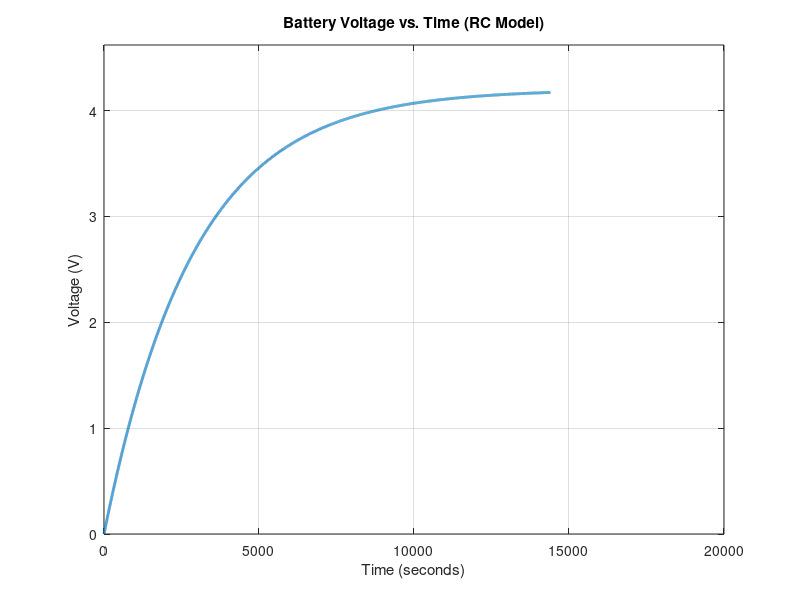

Write the MATLAB code that produced this figure.
%%         --- Battery Charging Model Script ---
% This script models the voltage of a lithium-ion battery ...
% over time using parameters from the Panasonic NCA103450 battery

% Clear workspace and command window for a clear run
clear , clc, close all;

%% 1. Define Constants using Panasonic NCA103450
V_max = 4.2;    % Maximum Charging Voltage (V)
R = 0.25;       % Equivalent Resistance (Ohms)
C = 11520;      % Equivalent Capacitance (Farads)
% Note: R and C are estimated based on the specified standard charging time
% of 4.0 hours. All calculations and reasoning are shown in 'Voltage Model
% Calculations' pdf.

%% 2. Set up Time Vector
% Defines the simulation time to be long enough to see a full charge.
% A good rule of thumb is 5*(R*C) reaches ~99.3% charge.
tau = R * C;
t_end = 5 * tau;    % End time for simulation (seconds) (std. 4.0 hours)
t = 0:1:t_end;      % Time vector from 0 to t_end, with 1-second steps

%% 3. Calculate Voltage Over Time
% Implements the charging equation V(t) = V_max * (1-e^(-t/tau))
V_t = V_max * (1 - exp(-t / tau));

%% 4. Graphing Plot (for verification)
% Visualizes result to ensure model works.
figure;                 % Creates a new figure window
plot(t, V_t, 'LineWidth', 2);
title('Battery Voltage vs. Time (RC Model)');
xlabel('Time (seconds)');
ylabel('Voltage (V)');
grid on;                % Creates a grid on the graph
ylim([0 V_max*1.1]);    % Sets y-axis limits for better visualization

% Save the plot as a PNG file for documentation
% saveas(gcf, 'BatteryVoltagePlot.png'); 
% ^ Currently commented out until documentation ^



